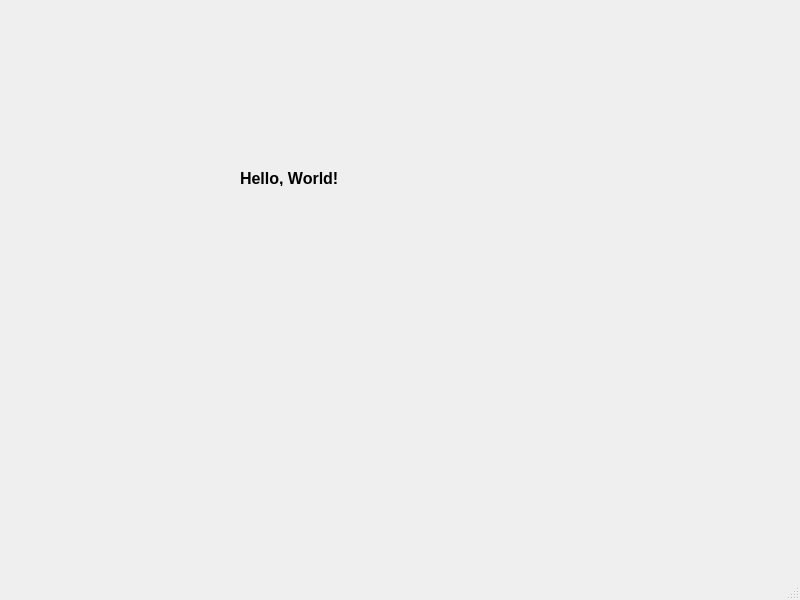
<?xml version="1.0" encoding="UTF-8"?>
<ui version="4.0">
 <class>MainWindow</class>
 <widget class="QMainWindow" name="MainWindow">
  <property name="geometry">
   <rect>
    <x>0</x>
    <y>0</y>
    <width>800</width>
    <height>600</height>
   </rect>
  </property>
  <property name="windowTitle">
   <string>MainWindow</string>
  </property>
  <widget class="QWidget" name="centralwidget">
   <widget class="QLabel" name="label">
    <property name="geometry">
     <rect>
      <x>240</x>
      <y>170</y>
      <width>121</width>
      <height>16</height>
     </rect>
    </property>
    <property name="font">
     <font>
      <pointsize>12</pointsize>
      <weight>75</weight>
      <bold>true</bold>
     </font>
    </property>
    <property name="text">
     <string>Hello, World!</string>
    </property>
   </widget>
  </widget>
  <widget class="QMenuBar" name="menubar">
   <property name="geometry">
    <rect>
     <x>0</x>
     <y>0</y>
     <width>800</width>
     <height>23</height>
    </rect>
   </property>
  </widget>
  <widget class="QStatusBar" name="statusbar"/>
 </widget>
 <resources/>
 <connections/>
</ui>
